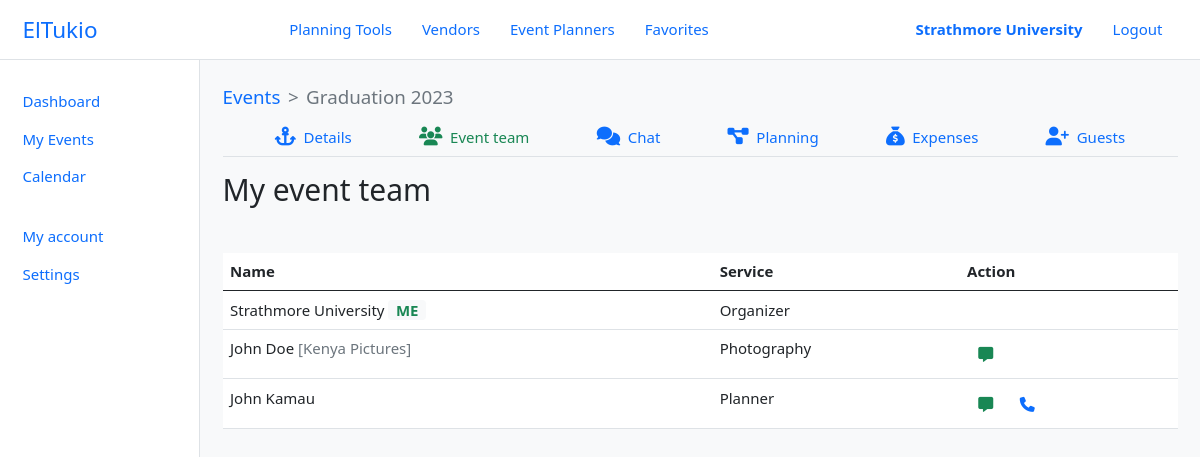
The app's page /organizer/events/1/team/ (signed in), older data.
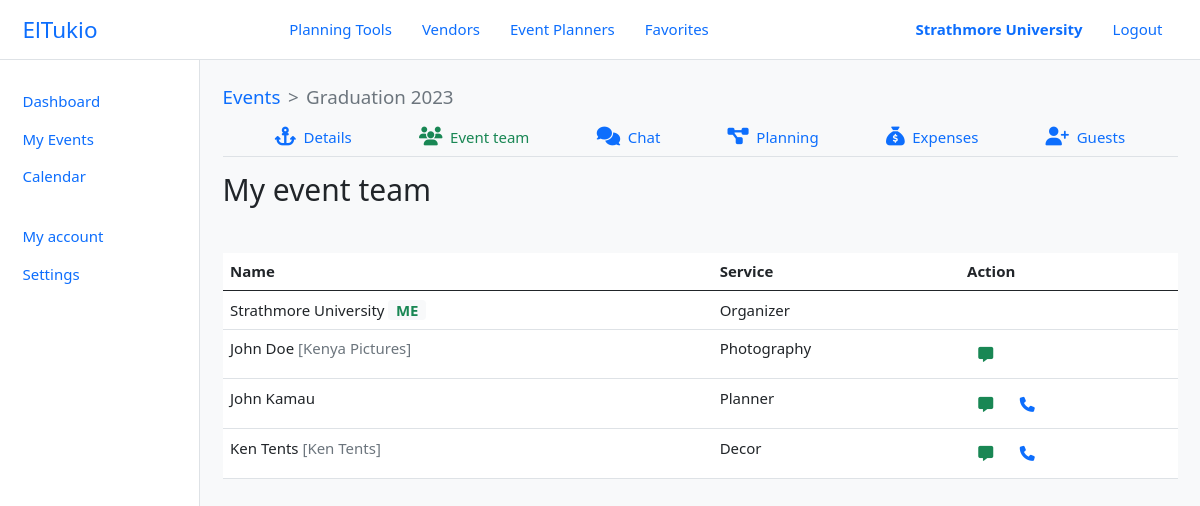
The same page, newer data.
### el_tukio/models.py (models this page shows, shortened)
class User(AbstractUser):
    class UserType(models.IntegerChoices):
        ORGANIZER = 0, _('Organizer')
        PLANNER = 1, _('Planner')
        VENDOR = 3, _('Vendor')
        __empty__ = _('(Unkown)')
    class AccountType(models.IntegerChoices):
        PERSONAL = 1, _('Personal')
        ORGANIZATION = 2, _('Organization')
        __empty__ = _('--------------')
    user_type = models.SmallIntegerField(blank=True, null=True, choices=UserType.choices)
    phone_number = PhoneNumberField(blank=True, null=True, unique=True)
    profile = models.ImageField(default='default.png', upload_to='profile_pics')
    account_type = models.SmallIntegerField(blank=True, null=True, choices=UserType.choices)
    location = models.OneToOneField(Location, blank=True, null=True, on_delete=models.SET_NULL)
    @property
    def is_organizer(self):
        return self.user_type == self.UserType.ORGANIZER
    @property
    def is_planner(self):
        return self.user_type == self.UserType.PLANNER
    @property
    def is_vendor(self):
        return self.user_type == self.UserType.VENDOR
    @property
    def user_role(self):
        if self.is_organizer or self.is_planner:
            return self.get_user_type_display()
        elif self.is_vendor:
            return self.vendor.category.name
    @property
    def full_name(self):
        return self.get_full_name()
    class Meta:
        ordering = ['last_name', 'first_name']

class Vendor(models.Model):
    user = models.OneToOneField(User, on_delete=CASCADE, primary_key=True)
    business_name = models.CharField(max_length=100)
    category = models.ForeignKey(VendorCategory, on_delete=SET_NULL, null=True, blank=True, help_text='Select a category for your business.')
    description = models.TextField(max_length=5000, help_text='Brief description of your business')
    services_offered = models.TextField(max_length=5000, help_text='List the particular services your business offers')
    city = models.CharField(max_length=100, help_text='City in which your business is located')
    location = models.CharField(max_length=200, help_text='EG: Ole Sangale Rd, Madaraka')  # street code
    open_hours = models.CharField(max_length=500, default='24/7', help_text='Business service (working) times')
    up_for_business = models.BooleanField(default=True, help_text='Ready to take business at the moment?')

class VendorCategory(models.Model):
    name = models.CharField( max_length=200, help_text='Select a category (EG: Venues)')
    class Meta:
        verbose_name = _('Vendor Category')
        verbose_name_plural = _('Vendor Categories')

### el_tukio/utils/decorators.py (the view)
    def wrapper_func(request, *args, **kwargs):
        if request.user.is_authenticated and (request.user.is_planner or request.user.is_organizer):
            return view_func(request, *args, **kwargs)
        else:
            error_msg = 'Unauthorised action. You must be an event planner or organizer to access this page!'
            return HttpResponse(error_msg)

### el_tukio/views/organizer.py (called while the page is built)
@planner_or_organizer_required
def event_team(request, event_id):
    event = Event.objects.get(id=event_id)
    event_team = event.event_team.all()
    contracts = Contract.objects.filter(event_id=event_id).exclude(status=Contract.Status.ACCEPTED)
    context = {
        'event': event,
        'team': event_team,
        'contracts': contracts,
        'active': 'team'
    }
    return render(request, 'organizer/event-team.html', context)

### templates/organizer/event-team.html (shortened to what this page needs)
{% extends 'layouts/dashboard.html' %}
{% block content %}
{% include 'components/nav-event.html' %}
<h2 class="mb-5">My event team</h2>
<table class="table text-start bg-white">
    <thead>
        <tr>
            <th>Name</th>
            <th>Service</th>
            <th>Action</th>
        </tr>
    </thead>
    <tbody>
        <tr>
            <td>
                {{ event.organizer.user.full_name }}
                {% if event.organizer.user_id == user.id %}
                <span class="bg-light text-success fw-bold rounded px-2">ME</span>
                {% endif %}
            </td>
            <td>{{ event.organizer.user.user_role }}</td>
            <td>
            </td>
        </tr>
        {% for member in team %}
        <tr>
            <td>
                {{ member.full_name }}
                {% if member.is_vendor %}
                <span class="text-muted">[{{ member.vendor.business_name }}]</span>
                {% endif %}
            </td>
            <td>
                {{ member.user_role }}
            </td>
            <td>
                {% if member.id != user.id %}
                <a href="{% url 'event-chatroom' event_id=event.id chat_with=member.id %}" class="btn btn-outline-success border-0">
                    <i class="fa-solid fa-message"></i>
                </a>
                {% if member.phone_number %}
                <a href="tel:{{ member.phone_number }}" class="btn btn-outline-primary border-0">
                    <i class="fa-solid fa-phone"></i>
                </a>
                {% endif %}
                {% endif %}
            </td>
        </tr>
        {% endfor %}
    </tbody>
</table>
{% endblock content %}

Row changes from the older to the newer data that the page shows:
added User: full_name "Ken Tents", vendor.business_name "Ken Tents", user_role "Decor"
